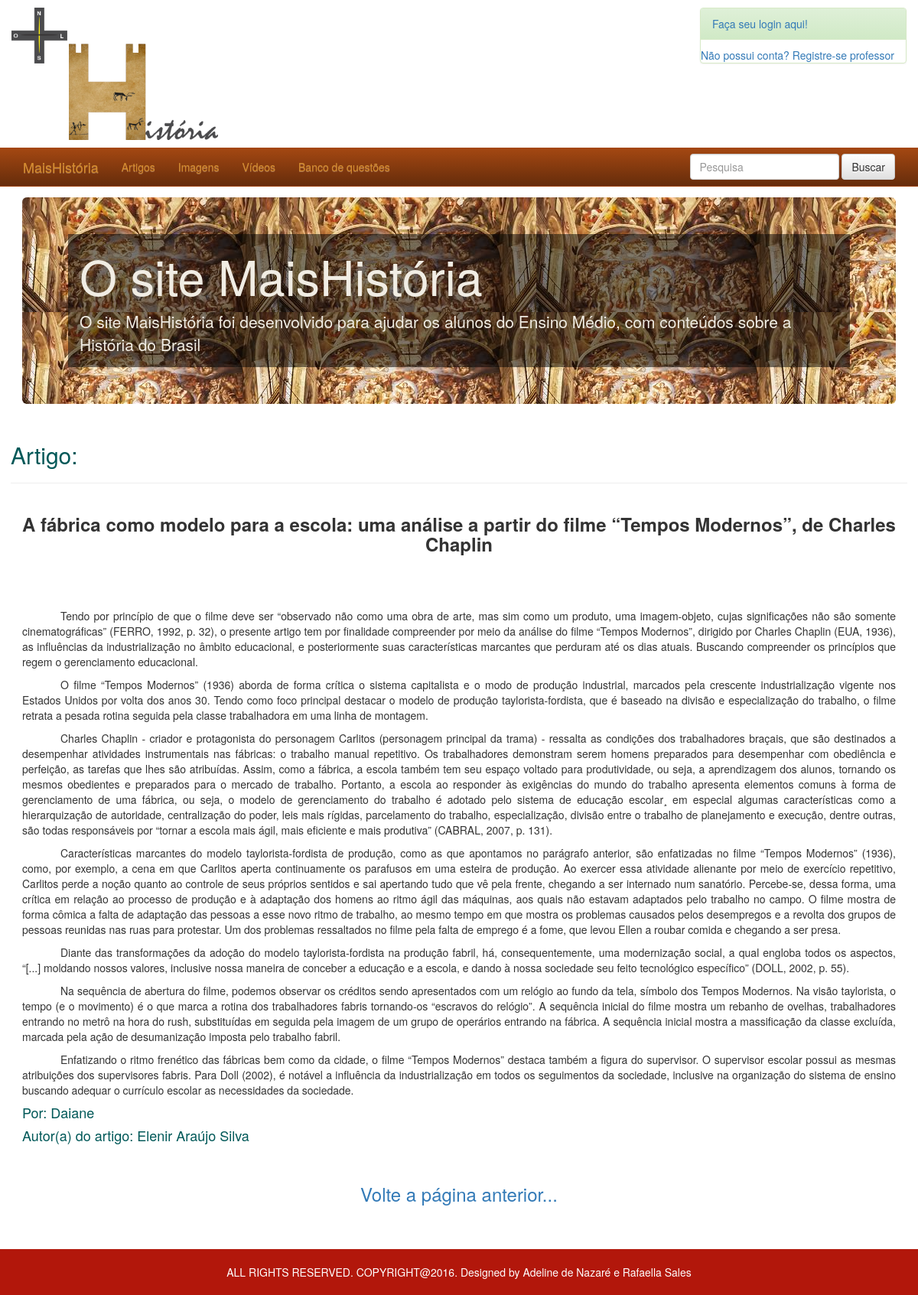
Page /artigofabrica.php on the committed database.
### tables this page shows
CREATE TABLE `tb_artigos` (
  `id_artigos` int(11) NOT NULL,
  `nome` longtext NOT NULL,
  `autor_artigo` varchar(100) NOT NULL,
  `documento` longtext NOT NULL,
  `imagem` varchar(255) NOT NULL,
  `responder_duvidas` longtext NOT NULL,
  `professor_idprofessor` int(11) NOT NULL,
  `tb_assunto_idassunto` int(11) NOT NULL
);

CREATE TABLE `professor` (
  `idprofessor` int(11) NOT NULL,
  `nome` varchar(45) NOT NULL,
  `cpf` varchar(15) NOT NULL,
  `endereco` longtext NOT NULL,
  `telefone` varchar(45) NOT NULL,
  `email` varchar(45) NOT NULL,
  `instituicao` varchar(100) NOT NULL,
  `data_nascimento` date NOT NULL
);

### artigofabrica.php (the view, shortened to what this page needs)
<!DOCTYPE html>
<html lang="pt-br">
    <body>
        <header>
            <?php
            include_once 'login.php';
            include_once 'menu.php';
            ?>
        </header>
        <div class="container conteudo">
            <?php
            include_once 'carrosel.php';
            ?>
            <div class="row destaque">
                <h2 style="color:#005858;">Artigo:</h2>
                <hr>
            </div>
            <?php
        $query = "SELECT * FROM tb_artigos JOIN tb_assunto ON tb_artigos.tb_assunto_idassunto = tb_assunto.idassunto WHERE tb_artigos.id_artigos=2 ";
        $artigo = $conn->query($query);
        if ($artigo->num_rows ) {
            $resultado = $artigo->fetch_assoc();
            $idProfessor = $resultado['professor_idprofessor'];
            $queryProfessor = "SELECT * FROM professor WHERE idprofessor = $idProfessor";
            $professor = $conn->query($queryProfessor)->fetch_assoc();
        }
        else {
            die();
        }
            ?>
            <h3 align="middle"> <b><?php echo $resultado['nome']; ?></b></h3>
            <br />
            <br />
            <br />
            <?php echo $resultado['documento']; ?>
            <h4 style="color:#005858;"> Por: <?= $professor['nome']; ?></h4>
            <h4 style="color:#005858;"> Autor(a) do artigo: <?php echo $resultado['autor_artigo']; ?></h4>
            <br />  <br />  <a href='artigo.php'>  <center> <font size='5'> Volte a página anterior... </font></center> </a> </div> <br>
            <br />
        <?php
        include_once 'footer.php';
        ?>
    </body>
</html>

### CSS/style.css (style rules this page uses)
.conteudo { padding: 1em; min-height: 310px; }

### rows in the picture
tb_artigos: nome "A fábrica como modelo para a escola: uma análise a partir do filme “Tempos Modernos”, de Charles Chaplin", documento "Tendo por princípio de que o filme deve ser “observado não como uma obra de arte, mas sim como um produto, uma imagem-objeto, cujas significações não são somente cinematográficas” (FERRO, 1992, p. 32), o presente artigo tem por finalidade compreender por meio da análise do filme “Tempos Modernos”, dirigido por Charles Chaplin (EUA, 1936), as influências da industrialização no âmbito educacional, e posteriormente suas características marcantes que perduram até os dias atuais. Buscando compreender os princípios que regem o gerenciamento educacional. O filme “Tempos Modernos” (1936) aborda de forma crítica o sistema capitalista e o modo de produção industrial, marcados pela crescente…", autor_artigo "Elenir Araújo Silva"
professor: nome "Daiane"
